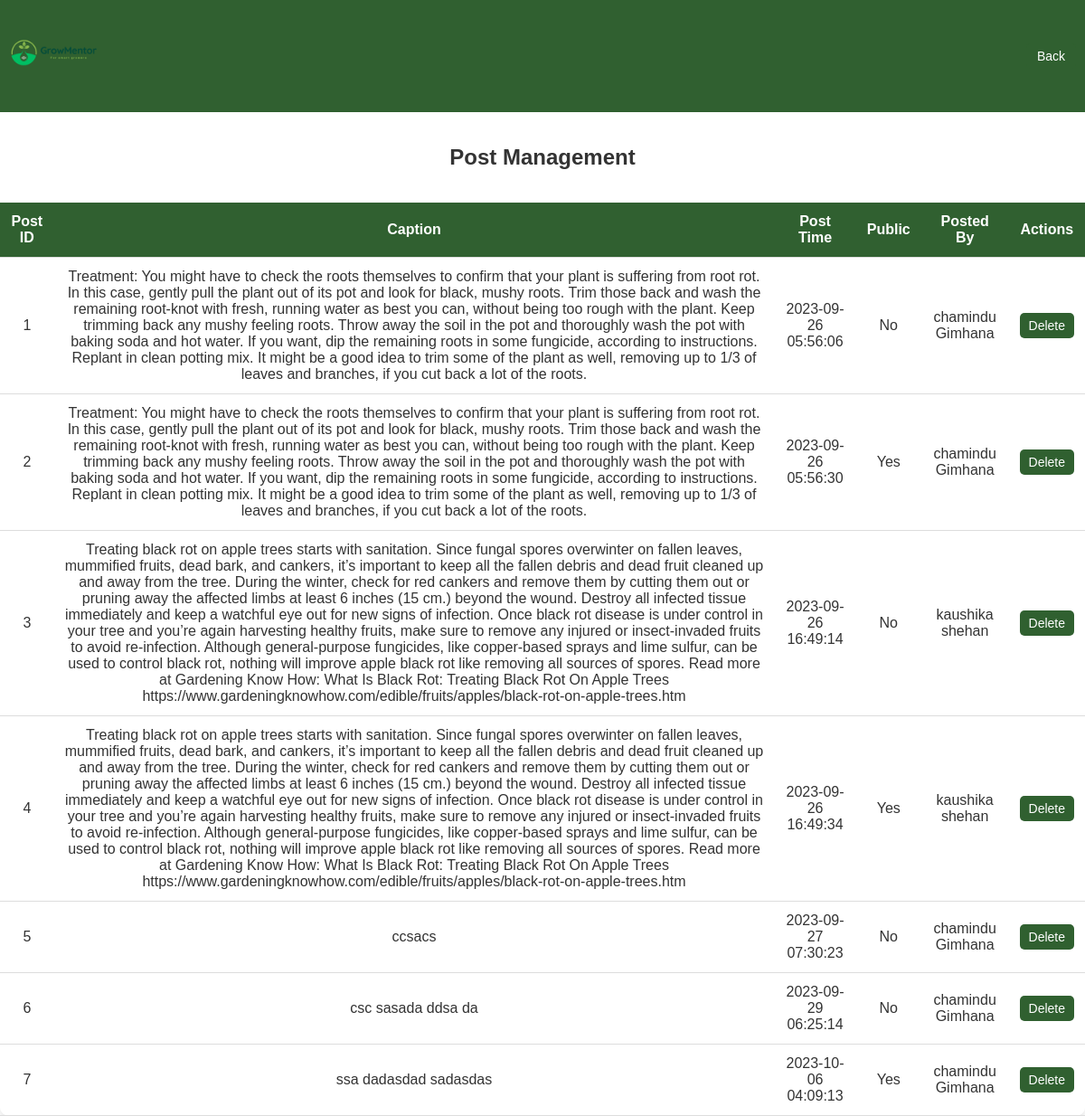
Page /admin/post_management.php on the committed database.
### tables this page shows
CREATE TABLE `posts` (
  `post_id` int(11) NOT NULL,
  `post_caption` text NOT NULL,
  `post_time` timestamp NOT NULL DEFAULT current_timestamp() ON UPDATE current_timestamp(),
  `post_public` char(1) NOT NULL,
  `post_by` int(11) NOT NULL
);

CREATE TABLE `users` (
  `user_id` int(11) NOT NULL,
  `user_firstname` varchar(20) NOT NULL,
  `user_lastname` varchar(20) NOT NULL,
  `user_nickname` varchar(20) DEFAULT NULL,
  `user_password` varchar(255) NOT NULL,
  `user_email` varchar(255) NOT NULL,
  `user_gender` char(1) NOT NULL,
  `user_birthdate` date NOT NULL,
  `user_status` char(1) DEFAULT NULL,
  `user_about` text DEFAULT NULL,
  `user_hometown` varchar(255) DEFAULT NULL
);

### admin/post_management.php (the view, shortened to what this page needs)
<?php
include 'db_connection.php';
$sql = "SELECT p.*, u.user_firstname, u.user_lastname FROM posts p
        JOIN users u ON p.post_by = u.user_id";
$result = $conn->query($sql);
?>
<!DOCTYPE html>
<html>
<head>
</head>
<body>
<header>
    <div class="logo">
        <img src="images/logo2.png" alt="Logo">
    </div>
    <div class="header-buttons">
        <a class="button" href="javascript:history.back()">Back</a>
    </div>
</header>
    <h1>Post Management</h1>
    <div class="table-container">
        <table>
            <tr>
                <th>Post ID</th>
                <th>Caption</th>
                <th>Post Time</th>
                <th>Public</th>
                <th>Posted By</th>
                <th>Actions</th>
            </tr>
            <?php
            if ($result->num_rows > 0) {
                while ($row = $result->fetch_assoc()) {
                    $postId = $row["post_id"];
                    $caption = $row["post_caption"];
                    $postTime = $row["post_time"];
                    $isPublic = $row["post_public"] == 'Y' ? "Yes" : "No";
                    $userName = $row["user_firstname"] . " " . $row["user_lastname"];
                    echo "<tr>";
                    echo "<td>$postId</td>";
                    echo "<td>$caption</td>";
                    echo "<td>$postTime</td>";
                    echo "<td>$isPublic</td>";
                    echo "<td>$userName</td>";
                    echo "<td>";
                    echo "<form method='post' action='post_management.php'>";
                    echo "<button type='submit' name='delete_post'>Delete</button>";
                    echo "</form>";
                    echo "</td>";
                    echo "</tr>";
                }
            }
            ?>
        </table>
    </div>
</body>
</html>

### admin/post_management.php (style rules this page uses)
body { font-family: Arial, sans-serif; margin: 0; padding: 0; background-image: url('images/bg12.png'); background-size: cover; background-blur: 10px; color: #333; }
header { background-color: #306030; color: #fff; padding: 10px; display: flex; align-items: center; justify-content: space-between; }
.logo img { max-width: 100px; height: auto; }
.header-buttons { display: flex; }
.header-buttons .button { background-color: #306030; color: #fff; padding: 6px 12px; text-decoration: none; border-radius: 5px; font-size: 14px; margin-left: 10px; }
h1 { text-align: center; padding: 20px; font-size: 24px; }
.table-container { max-width: 100%; overflow-x: auto; }
table { border-collapse: collapse; background-color: rgba(255, 255, 255, 0.8); border-radius: 10px; box-shadow: 0 4px 6px rgba(0, 0, 0, 0.1); width: 100%; }
th, td { padding: 12px; text-align: center; border-bottom: 1px solid #ddd; }
th { background-color: #306030; color: #fff; }
form button[type="submit"] { padding: 6px 10px; background-color: #306030; color: #fff; border: none; border-radius: 5px; font-size: 14px; cursor: pointer; }

### rows in the picture
posts: post_id "1", post_caption "Treatment: You might have to check the roots themselves to confirm that your plant is suffering from root rot. In this case, gently pull the plant out of its pot and look for black, mushy roots. Trim those back and wash the remaining root-knot with fresh, running water as best you can, without being too rough with the plant. Keep trimming back any mushy feeling roots. Throw away the soil in the pot and thoroughly wash the pot with baking soda and hot water. If you want, dip the remaining roots in some fungicide, according to instructions. Replant in clean potting mix. It might be a good idea to trim some of the plant as well, removing up to 1/3 of leaves and branches, if you cut back a lot…", post_time "2023-09-26 05:56:06", post_public "No", post_by.user_lastname "chamindu Gimhana"
posts: post_id "2", post_caption "Treatment: You might have to check the roots themselves to confirm that your plant is suffering from root rot. In this case, gently pull the plant out of its pot and look for black, mushy roots. Trim those back and wash the remaining root-knot with fresh, running water as best you can, without being too rough with the plant. Keep trimming back any mushy feeling roots. Throw away the soil in the pot and thoroughly wash the pot with baking soda and hot water. If you want, dip the remaining roots in some fungicide, according to instructions. Replant in clean potting mix. It might be a good idea to trim some of the plant as well, removing up to 1/3 of leaves and branches, if you cut back a lot…", post_time "2023-09-26 05:56:30", post_public "Yes", post_by.user_lastname "chamindu Gimhana"
posts: post_id "3", post_caption "Treating black rot on apple trees starts with sanitation. Since fungal spores overwinter on fallen leaves, mummified fruits, dead bark, and cankers, it’s important to keep all the fallen debris and dead fruit cleaned up and away from the tree. During the winter, check for red cankers and remove them by cutting them out or pruning away the affected limbs at least 6 inches (15 cm.) beyond the wound. Destroy all infected tissue immediately and keep a watchful eye out for new signs of infection. Once black rot disease is under control in your tree and you’re again harvesting healthy fruits, make sure to remove any injured or insect-invaded fruits to avoid re-infection. Although general-purpose…", post_time "2023-09-26 16:49:14", post_public "No", post_by.user_lastname "kaushika shehan"
posts: post_id "4", post_caption "Treating black rot on apple trees starts with sanitation. Since fungal spores overwinter on fallen leaves, mummified fruits, dead bark, and cankers, it’s important to keep all the fallen debris and dead fruit cleaned up and away from the tree. During the winter, check for red cankers and remove them by cutting them out or pruning away the affected limbs at least 6 inches (15 cm.) beyond the wound. Destroy all infected tissue immediately and keep a watchful eye out for new signs of infection. Once black rot disease is under control in your tree and you’re again harvesting healthy fruits, make sure to remove any injured or insect-invaded fruits to avoid re-infection. Although general-purpose…", post_time "2023-09-26 16:49:34", post_public "Yes", post_by.user_lastname "kaushika shehan"
posts: post_id "5", post_caption "ccsacs", post_time "2023-09-27 07:30:23", post_public "No", post_by.user_lastname "chamindu Gimhana"
posts: post_id "6", post_caption "csc sasada ddsa da", post_time "2023-09-29 06:25:14", post_public "No", post_by.user_lastname "chamindu Gimhana"
posts: post_id "7", post_caption "ssa dadasdad sadasdas", post_time "2023-10-06 04:09:13", post_public "Yes", post_by.user_lastname "chamindu Gimhana"
